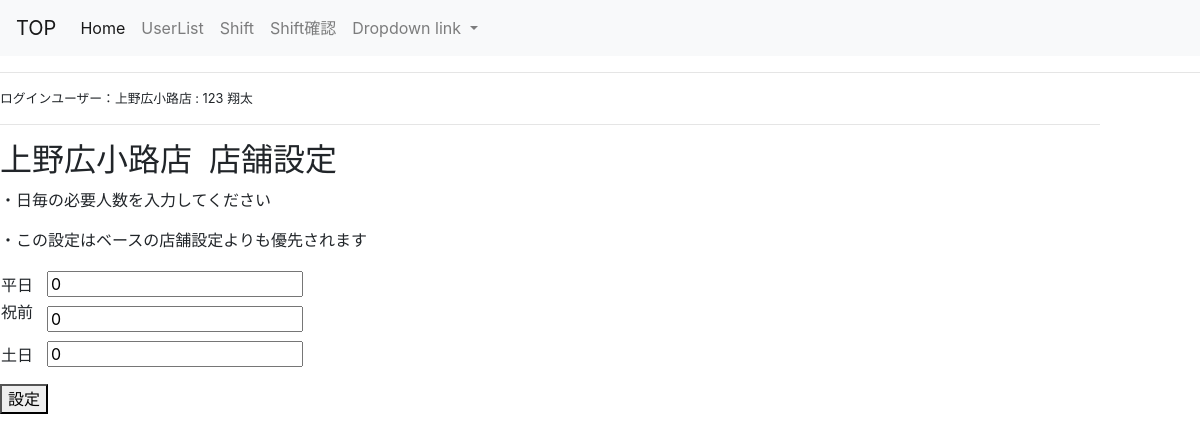
/shop_config/ (signed in), run on the app's committed database.
### register/models.py (models this page shows, shortened)
class User(AbstractBaseUser, PermissionsMixin):
    email = models.EmailField(_('email address'), unique=True)
    first_name = models.CharField(_('first name'), max_length=30, blank=True)
    last_name = models.CharField(_('last name'), max_length=150, blank=True)
    is_staff = models.BooleanField(
        _('staff status'),
        default=False,
        help_text=_(
            'Designates whether the user can log into this admin site.'),
    )
    is_active = models.BooleanField(
        _('active'),
        default=True,
        help_text=_(
            'Designates whether this user should be treated as active. '
            'Unselect this instead of deleting accounts.'
        ),
    )
    date_joined = models.DateTimeField(_('date joined'), default=timezone.now)
    objects = CustomUserManager()
    EMAIL_FIELD = 'email'
    USERNAME_FIELD = 'email'
    REQUIRED_FIELDS = []
    class Meta:
        verbose_name = _('user')
        verbose_name_plural = _('users')

class Shops(models.Model):
    SHOP_CHOICES = (
    ('1', '目黒'),
    ('2', '狛江'),
    ('3', '神保町'),
    ('4', '上野広小路'),
    ('5', '北千住'),)
    shop = models.CharField("店舗", max_length=3,choices=SHOP_CHOICES, blank=True,default=1)
    user = models.OneToOneField(settings.AUTH_USER_MODEL,on_delete=models.CASCADE,)

### app/views.py (the view)
# urls.py: path('shop_config/',views.Shop_base_views.as_view(),name='shop_config'),
class Shop_base_views(generic.CreateView):
    model = Shop_config
    template_name= 'app/shop_config.html'
    form_class = Shop_base_configForm
    success_url = "shift/shift_list"
    def get_initial(self):
        initial = super().get_initial()
        initial["shops"] = self.request.user.shops
        return initial

### app/forms.py
class Shop_base_configForm(forms.ModelForm):
    class Meta:
        model = Shop_config
        fields=('shops','base_pa_a','base_pa_b','base_pa_c',)
        wifgets={
                'shops':forms.HiddenInput,}

### app/templates/app/shop_config.html (shortened to what this page needs)
{% extends "register/base.html" %}
{% block content %}
    <div class = "common-form">
    <form action="" method="POST">
      <div class="form-group">
            <table>
              <th width="15%"></th>
              <th></th>
              <h2>{{ user.shops.get_shop_display }}店&nbsp; 店舗設定</h2>
              <p>・日毎の必要人数を入力してください</p>
              <p>・この設定はベースの店舗設定よりも優先されます</p>
              <th></th>
              <tr>
                  <td >平日</td>
                  <td>{{ form.base_pa_a }}</td>
              </tr>
              <tr>
                <td><p>祝前</p></td>
                <td >{{ form.base_pa_b }}</td>
              </tr>
              <tr>
                  <td >土日</td>
                  <td>{{ form.base_pa_c }}</td>
              </tr>
            </table>
        </div>
        <button  type="submit" class = "submit" class="btn btn-primary btn-lg">設定</button>
    </form>
    </div>
    {% endblock %}

### register/templates/register/base.html (shortened to what this page needs)
{% load static %}
<head>
    <link rel="stylesheet" href="https://stackpath.bootstrapcdn.com/bootstrap/4.3.1/css/bootstrap.min.css">
<head>
  {% if user.is_superuser %}
    <nav class="navbar navbar-expand-lg navbar-light bg-light">
        <a class="navbar-brand" href="#">TOP</a>
        <div class="collapse navbar-collapse" id="navbarNavDropdown">
          <ul class="navbar-nav">
            <li class="nav-item active">
              <a class="nav-link" href="{% url 'register:top' %}">Home <span class="sr-only">(current)</span></a>
            </li>
            <li class="nav-item">
              <a class="nav-link" href="{% url 'register:user_list'%}">UserList</a>
            </li>
            <li class="nav-item">
              <a class="nav-link" href="{% url 'app:month_with_forms' user.pk  %}">Shift</a>
            </li>
            <li class="nav-item">
              <a class="nav-link" href="{% url 'app:shift_list' %}">Shift確認</a>
            </li>
            <li class="nav-item dropdown">
              <a class="nav-link dropdown-toggle" href="#" id="navbarDropdownMenuLink" role="button" data-toggle="dropdown" aria-haspopup="true" aria-expanded="false">
                Dropdown link
              </a>
              </li>
              </ul>
        </div>
      </nav><hr>
      <div class="mgr-10"><small>ログインユーザー：{{user.shops.get_shop_display}}店&nbsp;:&nbsp;{{ user.last_name }}&nbsp;{{user.first_name}}</small><hr></div>
      {% endif %}
        {% block content %}{% endblock %}</div>
</html>

### register/templates/register/base.html (style rules this page uses)
.mgr-10 { margin-right : 100px; }

### data on the page
User: shops.shop "上野広小路", last_name "123", first_name "翔太"
